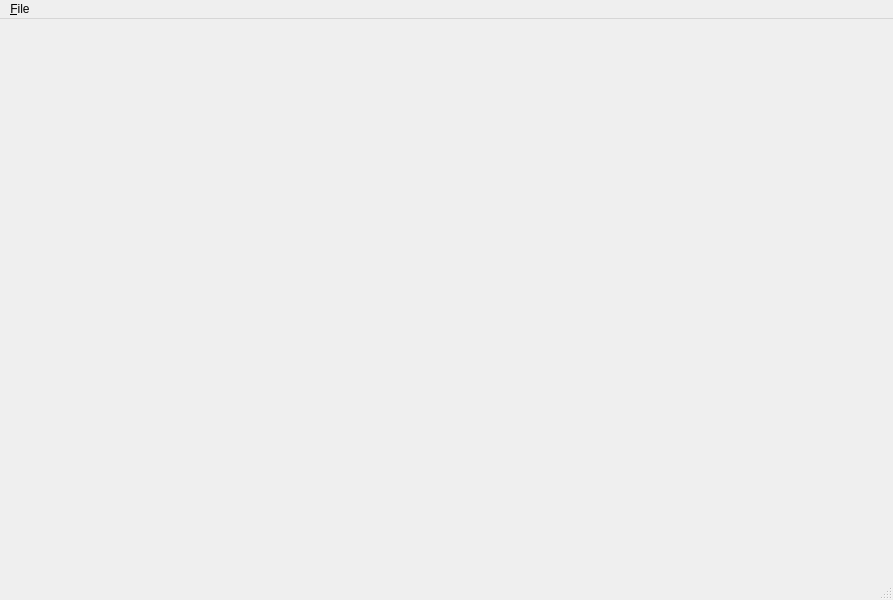
<?xml version="1.0" encoding="UTF-8"?>
<ui version="4.0">
 <class>MainWindow</class>
 <widget class="QMainWindow" name="MainWindow">
  <property name="geometry">
   <rect>
    <x>0</x>
    <y>0</y>
    <width>893</width>
    <height>600</height>
   </rect>
  </property>
  <property name="windowTitle">
   <string>Computer Aided Geometric Design | Curve and surface modeling | Simple Qt-Framework | Spring, 2022</string>
  </property>
  <widget class="QWidget" name="centralwidget"/>
  <widget class="QMenuBar" name="menubar">
   <property name="geometry">
    <rect>
     <x>0</x>
     <y>0</y>
     <width>893</width>
     <height>22</height>
    </rect>
   </property>
   <widget class="QMenu" name="menu_File">
    <property name="title">
     <string>&amp;File</string>
    </property>
    <addaction name="action_Quit"/>
   </widget>
   <addaction name="menu_File"/>
  </widget>
  <widget class="QStatusBar" name="statusbar"/>
  <action name="action_Quit">
   <property name="text">
    <string>&amp;Quit</string>
   </property>
   <property name="shortcut">
    <string>Ctrl+Q</string>
   </property>
  </action>
 </widget>
 <resources/>
 <connections/>
</ui>
